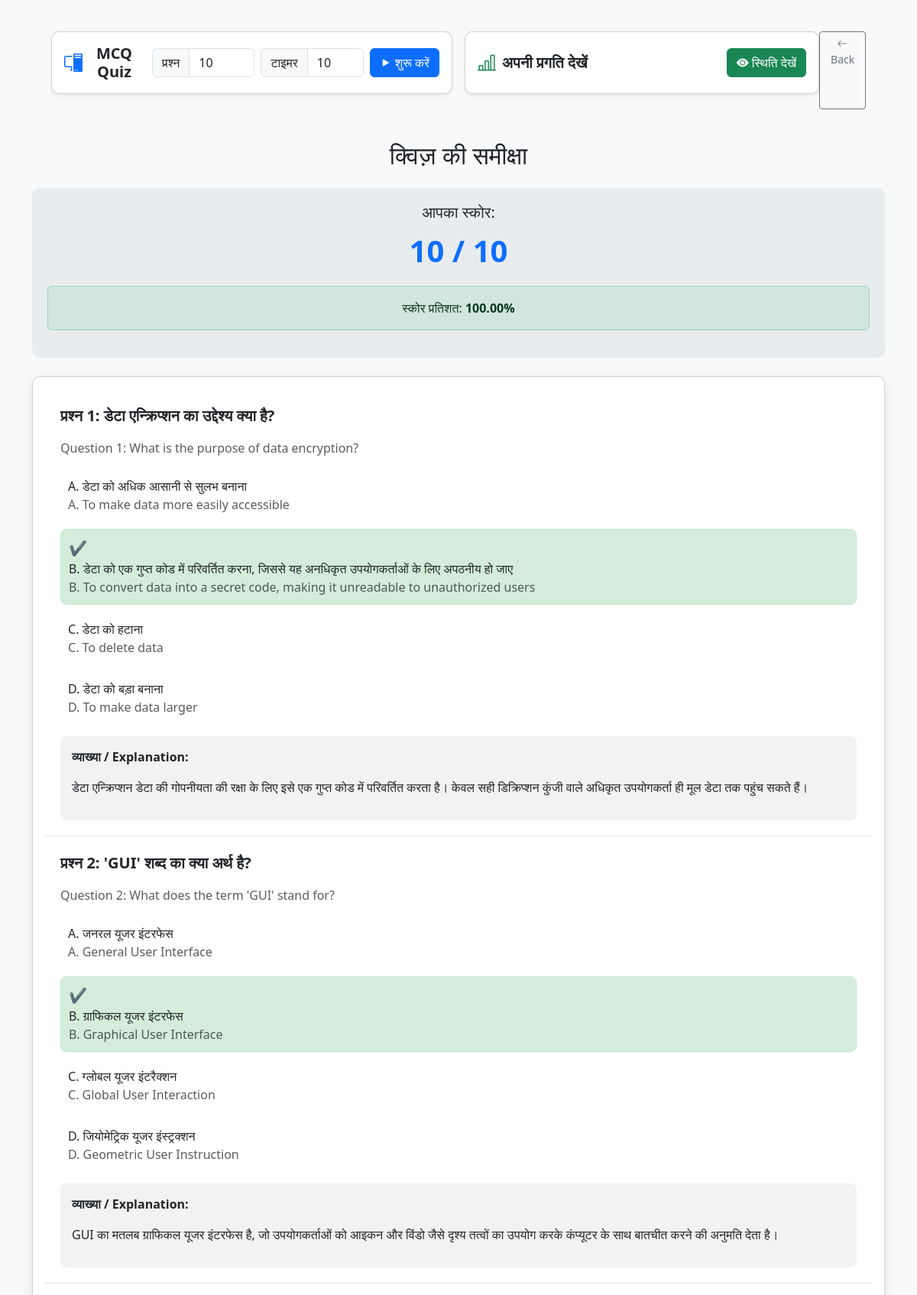
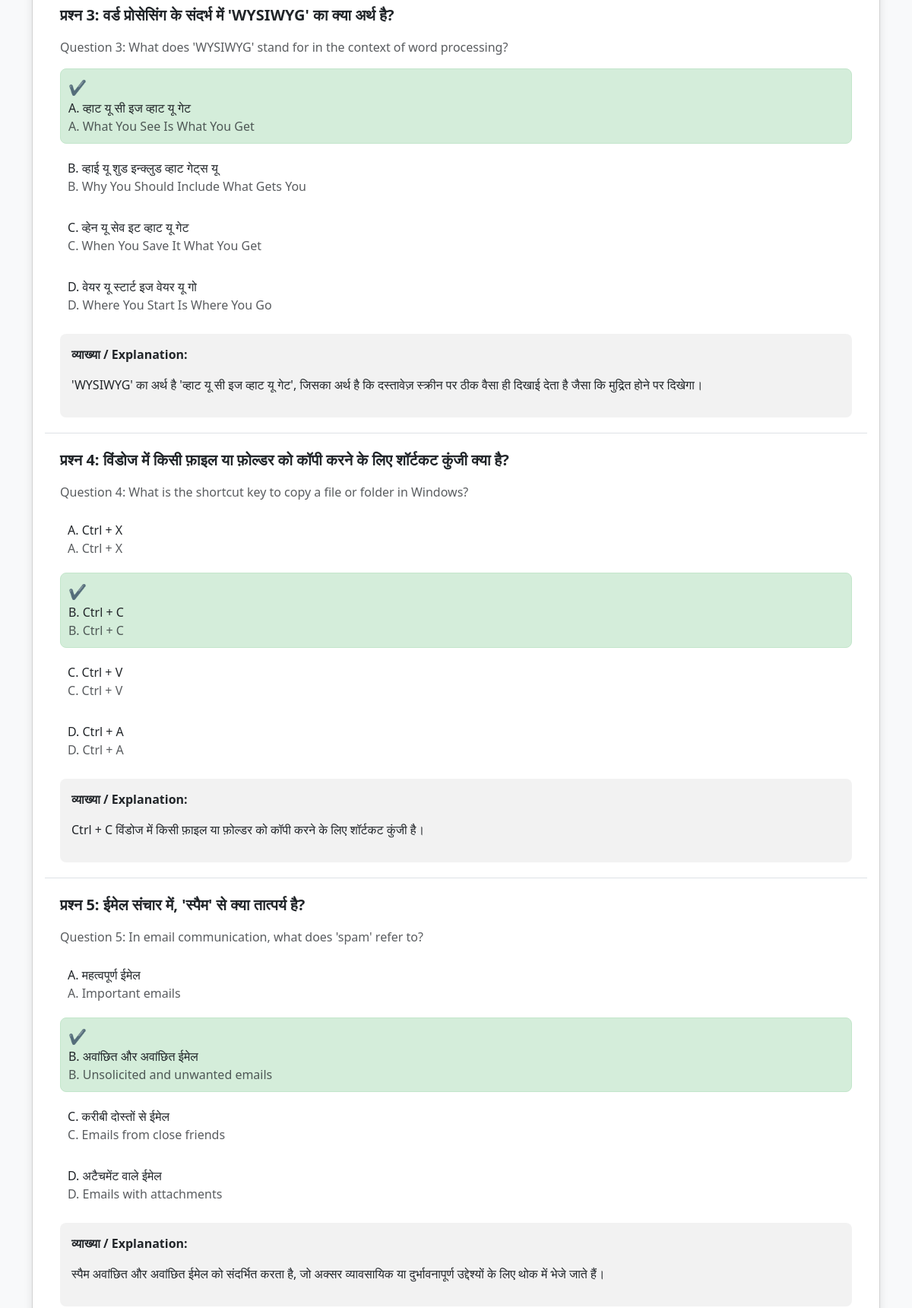
The app's page /review_quiz.php?session_id=4 (upper part) with its own data (2 pictures, top to bottom).
### tables this page shows
CREATE TABLE `quiz_records` (
  `id` int(11) NOT NULL,
  `user_id` varchar(255) NOT NULL,
  `quiz_type` varchar(50) NOT NULL,
  `total_questions` int(11) DEFAULT NULL,
  `score` int(11) DEFAULT NULL,
  `answered_questions` longtext DEFAULT NULL,
  `created_at` timestamp NOT NULL DEFAULT current_timestamp(),
  `session_id` varchar(255) NOT NULL
);

CREATE TABLE `ccc_mcq` (
  `id` int(11) NOT NULL,
  `topic` varchar(255) DEFAULT NULL,
  `subtopic` varchar(255) DEFAULT NULL,
  `question_en` text DEFAULT NULL,
  `question_hi` text DEFAULT NULL,
  `options_en` text DEFAULT NULL,
  `options_hi` text DEFAULT NULL,
  `answer_en` varchar(2) DEFAULT NULL,
  `explanation_en` text DEFAULT NULL,
  `explanation_hi` text DEFAULT NULL
);

### review_quiz.php (the view, shortened to what this page needs)
<?php
include "db.php";
$session_id = isset($_GET['session_id']) ? (int)$_GET['session_id'] : 0;
$quiz_record = null;
$stmt = $conn->prepare("SELECT total_questions, score, answered_questions FROM quiz_records WHERE id = ?");
$stmt->bind_param("i", $session_id);
$stmt->execute();
$result = $stmt->get_result();
if ($result->num_rows > 0) {
    $quiz_record = $result->fetch_assoc();
}
$answered_questions = json_decode($quiz_record['answered_questions'], true);
$score = $quiz_record['score'];
$total_questions = $quiz_record['total_questions'];
$question_ids = array_map(function($q) {
    return $q['question_id'];
}, $answered_questions);
$questions_data = [];
if (!empty($question_ids)) {
    $placeholders = implode(',', array_fill(0, count($question_ids), '?'));
    $sql_questions = "SELECT * FROM ccc_mcq WHERE id IN ($placeholders) ORDER BY FIELD(id, $placeholders)";
    $stmt_questions = $conn->prepare($sql_questions);
    $types = str_repeat('i', count($question_ids) * 2);
    $all_params = array_merge($question_ids, $question_ids);
    $stmt_questions->bind_param($types, ...$all_params);
    $stmt_questions->execute();
    $result_questions = $stmt_questions->get_result();
    while ($row = $result_questions->fetch_assoc()) {
        $questions_data[$row['id']] = $row;
    }
}
$review_questions = [];
foreach ($answered_questions as $answered_q) {
    $q_id = $answered_q['question_id'];
    if (isset($questions_data[$q_id])) {
        $full_question = $questions_data[$q_id];
        $full_question['user_answer_key'] = $answered_q['user_answer_key'];
        $full_question['is_correct'] = $answered_q['is_correct'];
        $review_questions[] = $full_question;
    }
}
?>
<!DOCTYPE html>
<html lang="hi">
<head>
    <link href="https://cdn.jsdelivr.net/npm/bootstrap@5.3.3/dist/css/bootstrap.min.css" rel="stylesheet">
    <link rel="stylesheet" href="https://cdn.jsdelivr.net/npm/bootstrap-icons@1.11.3/font/bootstrap-icons.min.css">
</head>
<body>
<div class="container py-4">
                <div class="alert fw-bold fs-5 text-center d-flex align-items-center justify-content-center mb-4">
        <div class="row g-3 justify-content-center w-100">
        <div class="col-12 col-md-6 d-flex">
            <div class="card shadow-sm w-100 p-3 d-flex flex-column flex-md-row align-items-center justify-content-between gap-3">
                <div class="d-flex align-items-center gap-2">
                    <i class="bi bi-pc-display text-primary fs-4"></i>
                    <h5 class="mb-0 fw-bold">MCQ Quiz</h5>
                </div>
                <form action="take_quiz.php" method="post" class="d-flex flex-column flex-md-row align-items-center gap-2 w-100">
                    <div class="input-group flex-fill">
                        <span class="input-group-text">प्रश्न</span>
                        <input type="number" name="num_questions" class="form-control" value="10" min="1" max="100" required>
                    </div>
                    <div class="input-group flex-fill">
                        <span class="input-group-text">टाइमर</span>
                        <input type="number" name="timer_minutes" class="form-control" value="10" min="1" max="60" required>
                    </div>
                    <button type="submit" class="btn btn-primary d-flex align-items-center justify-content-center mt-2 mt-md-0 flex-shrink-0">
                        <i class="bi bi-play-fill me-1"></i> शुरू करें
                    </button>
                </form>
            </div>
        </div>
        <div class="col-12 col-md-6 d-flex">
            <div class="card shadow-sm w-100 p-3 d-flex flex-column flex-md-row align-items-center justify-content-between gap-3">
                <div class="d-flex align-items-center gap-2">
                    <i class="bi bi-bar-chart-line text-success fs-4"></i>
                    <h5 class="mb-0 fw-bold">अपनी प्रगति देखें</h5>
                </div>
                <a href="status.php" class="btn btn-success d-flex align-items-center justify-content-center mt-2 mt-md-0 flex-shrink-0">
                    <i class="bi bi-eye-fill me-1"></i> स्थिति देखें
                </a>
            </div>
            <a href="index.php" class="btn btn-outline-secondary btn-sm"><i class="bi bi-arrow-left"></i> Back</a>
        </div>
    </div>
</div>
    <h2 class="text-center mb-4">क्विज़ की समीक्षा</h2>
    <div class="score-box mb-4">
        <h5 class="mb-2">आपका स्कोर:</h5>
        <p class="score-text text-primary"><?= htmlspecialchars($score) ?> / <?= htmlspecialchars($total_questions) ?></p>
        <?php
        $percentage = ($total_questions > 0) ? ($score / $total_questions) * 100 : 0;
        $alert_class = 'alert-info';
        if ($percentage >= 80) {
            $alert_class = 'alert-success';
        } elseif ($percentage >= 50) {
            $alert_class = 'alert-warning';
        } else {
            $alert_class = 'alert-danger';
        }
        ?>
        <div class="alert <?= $alert_class ?> mt-3">
            स्कोर प्रतिशत: <strong><?= number_format($percentage, 2) ?>%</strong>
        </div>
    </div>
     <div class="card">
        <div class="card-body">
            <?php foreach ($review_questions as $index => $question): ?>
                <div class="question-box">
                    <p class="question-hi">प्रश्न <?= $index + 1 ?>: <?= htmlspecialchars($question['question_hi']) ?></p>
                    <p class="question-en text-muted">Question <?= $index + 1 ?>: <?= htmlspecialchars($question['question_en']) ?></p>
                    <?php
                    $options_hi = json_decode($question['options_hi'], true);
                    $options_en = json_decode($question['options_en'], true);
                    $correct_key = $question['answer_en'];
                    $user_key = $question['user_answer_key'];
                    foreach ($options_hi as $key => $option_hi):
                        $option_key = chr(65 + $key);
                        $class = '';
                        $icon = '';
                        $option_en = $options_en[$key];
                        if ($option_key === $correct_key) {
                            $class = 'correct-option';
                            $icon = '<span class="correct-answer-icon"></span>';
                        } elseif ($option_key === $user_key) {
                            $class = 'incorrect-option';
                            $icon = '<span class="incorrect-answer-icon"></span>';
                        }
                    ?>
                    <div class="option-label <?= $class ?>">
                        <?= $icon ?>
                        <div class="option-hi">
                            <?= htmlspecialchars($option_key) ?>. <?= htmlspecialchars(str_replace($option_key . '. ', '', $option_hi)) ?>
                        </div>
                        <div class="option-en text-muted">
                            <?= htmlspecialchars($option_key) ?>. <?= htmlspecialchars(str_replace($option_key . '. ', '', $option_en)) ?>
                        </div>
                    </div>
                    <?php endforeach; ?>
                    <div class="explanation mt-3">
                        <p class="fw-bold">व्याख्या / Explanation:</p>
                        <p><?= nl2br(htmlspecialchars($question['explanation_hi'])) ?></p>
                    </div>
                </div>
            <?php endforeach; ?>
        </div>
    </div>
</div>
</body>
</html>

### review_quiz.php (style rules this page uses)
body { background-color: #f8f9fa; }
.card { box-shadow: 0 4px 12px rgba(0,0,0,0.1); border-radius: 10px; margin-bottom: 20px; }
.score-box { background-color: #e9ecef; padding: 20px; border-radius: 10px; text-align: center; }
.score-text { font-size: 2.5rem; font-weight: bold; }
.question-box { padding: 20px; border-bottom: 1px solid #dee2e6; }
.question-hi { font-weight: bold; font-size: 1.25rem; margin-bottom: 15px; }
.option-label { display: block; padding: 10px; border-radius: 8px; margin-bottom: 10px; }
.correct-option { background-color: #d4edda; border: 1px solid #c3e6cb; }
.correct-answer-icon::before { content: "✔"; color: #155724; font-size: 1.2em; margin-right: 5px; }
.explanation { background-color: #f2f2f2; padding: 15px; border-radius: 8px; margin-top: 15px; }

### records on screen
quiz_records: score "10", total_questions "10", percentage "100.00"
ccc_mcq: question_hi "डेटा एन्क्रिप्शन का उद्देश्य क्या है?", question_en "What is the purpose of data encryption?", option_key "A", options_hi "डेटा को अधिक आसानी से सुलभ बनाना", options_en "To make data more easily accessible", option_key "B", options_hi "डेटा को एक गुप्त कोड में परिवर्तित करना, जिससे यह अनधिकृत उपयोगकर्ताओं के लिए अपठनीय हो जाए", options_en "To convert data into a secret code, making it unreadable to unauthorized users", option_key "C", options_hi "डेटा को हटाना", options_en "To delete data", option_key "D", options_hi "डेटा को बड़ा बनाना", options_en "To make data larger", explanation_hi "डेटा एन्क्रिप्शन डेटा की गोपनीयता की रक्षा के लिए इसे एक गुप्त कोड में परिवर्तित करता है। केवल सही डिक्रिप्शन कुंजी वाले अधिकृत उपयोगकर्ता ही मूल डेटा तक पहुंच सकते हैं।"
ccc_mcq: question_hi "'GUI' शब्द का क्या अर्थ है?", question_en "What does the term 'GUI' stand for?", option_key "A", options_hi "जनरल यूजर इंटरफेस", options_en "General User Interface", option_key "B", options_hi "ग्राफिकल यूजर इंटरफेस", options_en "Graphical User Interface", option_key "C", options_hi "ग्लोबल यूजर इंटरैक्शन", options_en "Global User Interaction", option_key "D", options_hi "जियोमेट्रिक यूजर इंस्ट्रक्शन", options_en "Geometric User Instruction", explanation_hi "GUI का मतलब ग्राफिकल यूजर इंटरफेस है, जो उपयोगकर्ताओं को आइकन और विंडो जैसे दृश्य तत्वों का उपयोग करके कंप्यूटर के साथ बातचीत करने की अनुमति देता है।"
ccc_mcq: question_hi "वर्ड प्रोसेसिंग के संदर्भ में 'WYSIWYG' का क्या अर्थ है?", question_en "What does 'WYSIWYG' stand for in the context of word processing?", option_key "A", options_hi "व्हाट यू सी इज व्हाट यू गेट", options_en "What You See Is What You Get", option_key "B", options_hi "व्हाई यू शुड इन्क्लुड व्हाट गेट्स यू", options_en "Why You Should Include What Gets You", option_key "C", options_hi "व्हेन यू सेव इट व्हाट यू गेट", options_en "When You Save It What You Get", option_key "D", options_hi "वेयर यू स्टार्ट इज वेयर यू गो", options_en "Where You Start Is Where You Go", explanation_hi "'WYSIWYG' का अर्थ है 'व्हाट यू सी इज व्हाट यू गेट', जिसका अर्थ है कि दस्तावेज़ स्क्रीन पर ठीक वैसा ही दिखाई देता है जैसा कि मुद्रित होने पर दिखेगा।"
ccc_mcq: question_hi "विंडोज में किसी फ़ाइल या फ़ोल्डर को कॉपी करने के लिए शॉर्टकट कुंजी क्या है?", question_en "What is the shortcut key to copy a file or folder in Windows?", option_key "A", options_hi "Ctrl + X", options_en "Ctrl + X", option_key "B", options_hi "Ctrl + C", options_en "Ctrl + C", option_key "C", options_hi "Ctrl + V", options_en "Ctrl + V", option_key "D", options_hi "Ctrl + A", options_en "Ctrl + A", explanation_hi "Ctrl + C विंडोज में किसी फ़ाइल या फ़ोल्डर को कॉपी करने के लिए शॉर्टकट कुंजी है।"
ccc_mcq: question_hi "ईमेल संचार में, 'स्पैम' से क्या तात्पर्य है?", question_en "In email communication, what does 'spam' refer to?", option_key "A", options_hi "महत्वपूर्ण ईमेल", options_en "Important emails", option_key "B", options_hi "अवांछित और अवांछित ईमेल", options_en "Unsolicited and unwanted emails", option_key "C", options_hi "करीबी दोस्तों से ईमेल", options_en "Emails from close friends", option_key "D", options_hi "अटैचमेंट वाले ईमेल", options_en "Emails with attachments", explanation_hi "स्पैम अवांछित और अवांछित ईमेल को संदर्भित करता है, जो अक्सर व्यावसायिक या दुर्भावनापूर्ण उद्देश्यों के लिए थोक में भेजे जाते हैं।"
